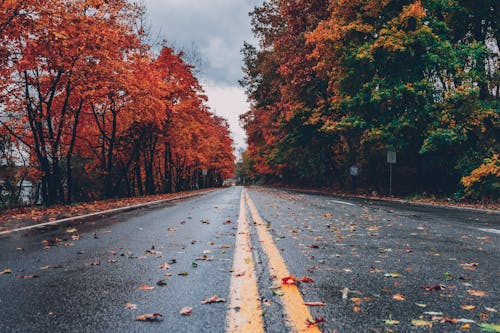
#> input picture data/img.png, 500 x 333 px
$ python display_color_histograms.py
#> lines starting #> are read from the running program, lines starting #| are printed output that depends on the picture
#> in main, image is the input picture: shape (333, 500, 3); mean B, G, R 88, 86.4, 97.9
from cv2 import split, imshow, waitKey, calcHist, destroyAllWindows, imread
from matplotlib.pyplot import tight_layout, show, subplots
from numpy import ndarray


def display_color_histograms(image: ndarray) -> None:
    """
    Display histograms of all three color channels of an image.

    Args:
        image (np.ndarray): Input image in BGR format.
    """
    # Split the image into its color channels
    blue, green, red = split(image)
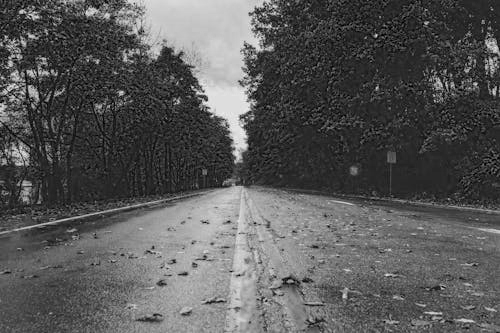
#> blue: shape (333, 500); min 0, max 245, mean 88
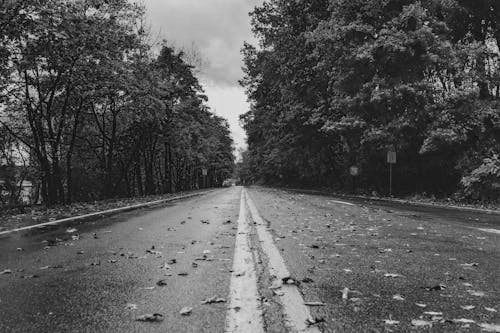
#> green: shape (333, 500); min 0, max 244, mean 86.4
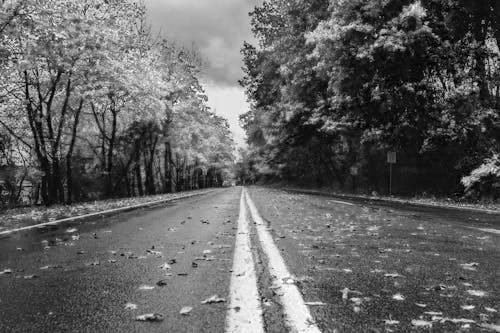
#> red: shape (333, 500); min 0, max 255, mean 97.9

    # Create a figure with 3 subplots
    fig, axs = subplots(1, 3, figsize=(15, 5))
    fig.suptitle('Color Channel Histograms')

    # List of colors, channel names, and corresponding image channels
    colors = ['b', 'g', 'r']
    channel_names = ['Blue', 'Green', 'Red']
    channels = [blue, green, red]

    # Calculate and plot histogram for each channel
    for i, (color, name, channel) in enumerate(zip(colors, channel_names, channels)):
        hist = calcHist([channel], [0], None, [256], [0, 256])
        axs[i].plot(hist, color=color)
        axs[i].set_title(f'{name} Channel')
        axs[i].set_xlabel('Pixel Value')
        axs[i].set_ylabel('Frequency')
#> this loop made 3 passes
#> (color, name) on passes 1 to 3: ('b', 'Blue'), ('g', 'Green'), ('r', 'Red')

    tight_layout()
    show()
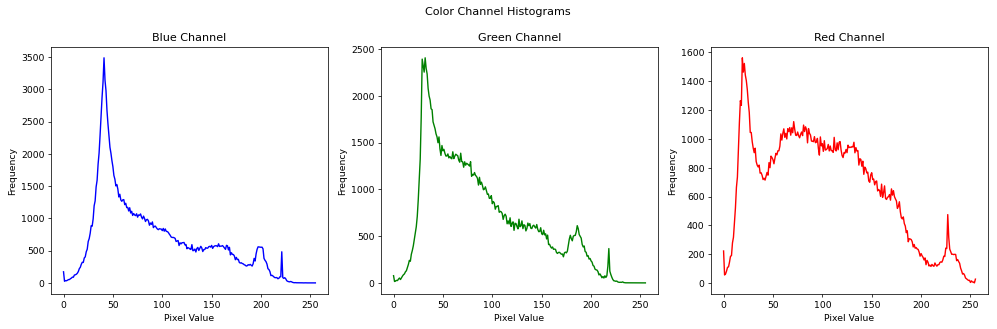
#> figure drawn by matplotlib, 3 panels; panel 1: curve peaks at x = 41, y = 3489; panel 2: curve peaks at x = 32, y = 2407; panel 3: curve peaks at x = 19, y = 1561


def main() -> None:
    # Load an example image
    image_path = "../../data/img.png"
    image: ndarray = imread(image_path)

    if image is None:
        print(f"Error: Unable to load image from {image_path}")
        return

    # Display the original image
    imshow("Original Image", image)
    waitKey(1)  # Wait for a key event

    # Display color histograms
    display_color_histograms(image)

    # Close all OpenCV windows
    destroyAllWindows()


if __name__ == "__main__":
    main()

$ run again, with data/noise.png copied over data/img.png
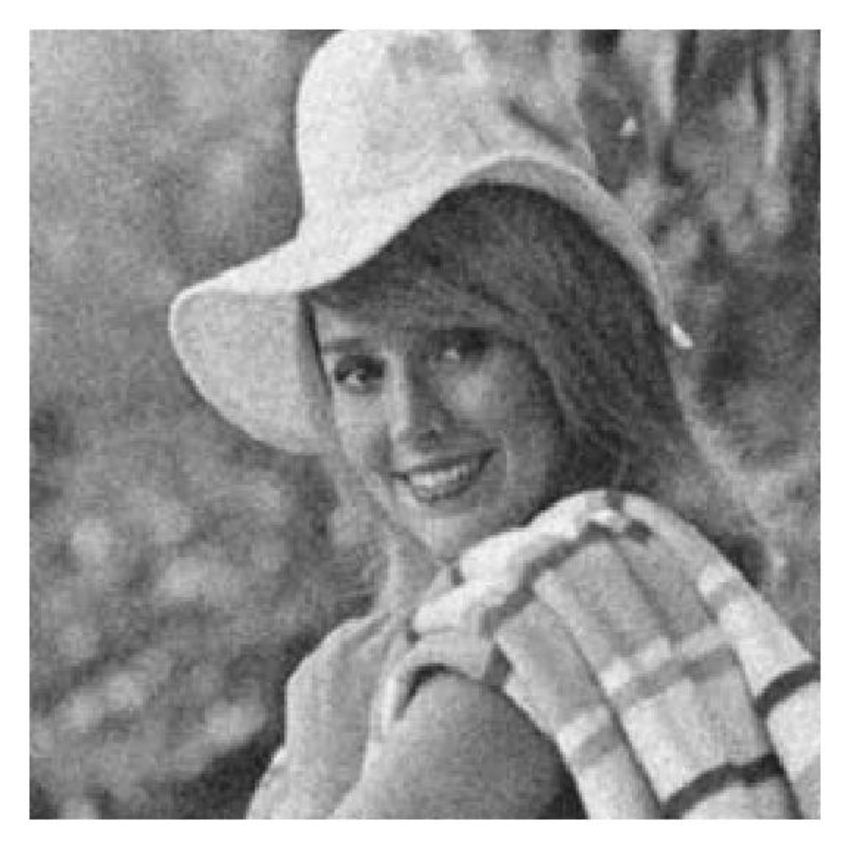
#> input picture data/noise.png, 850 x 849 px
#> in main, image is the input picture: shape (849, 850, 3); min 21, max 255, mean 152.2
#> the loop in display_color_histograms, `for i, (color, name, channel) in enumerate(zip(colors, channel_names, ..` made 3 passes
#> (color, name) on passes 1 to 3: ('b', 'Blue'), ('g', 'Green'), ('r', 'Red')
#> in display_color_histograms, `show()`:
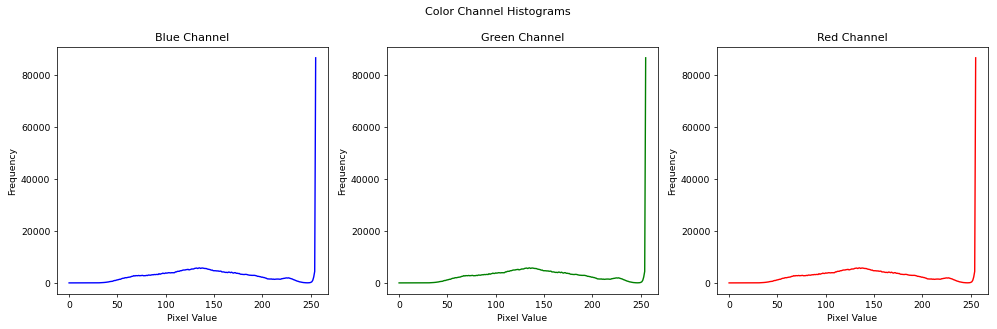
#> figure drawn by matplotlib, 3 panels; panel 1: curve peaks at x = 255, y = 86674; panel 2: curve peaks at x = 255, y = 86674; panel 3: curve peaks at x = 255, y = 86674
